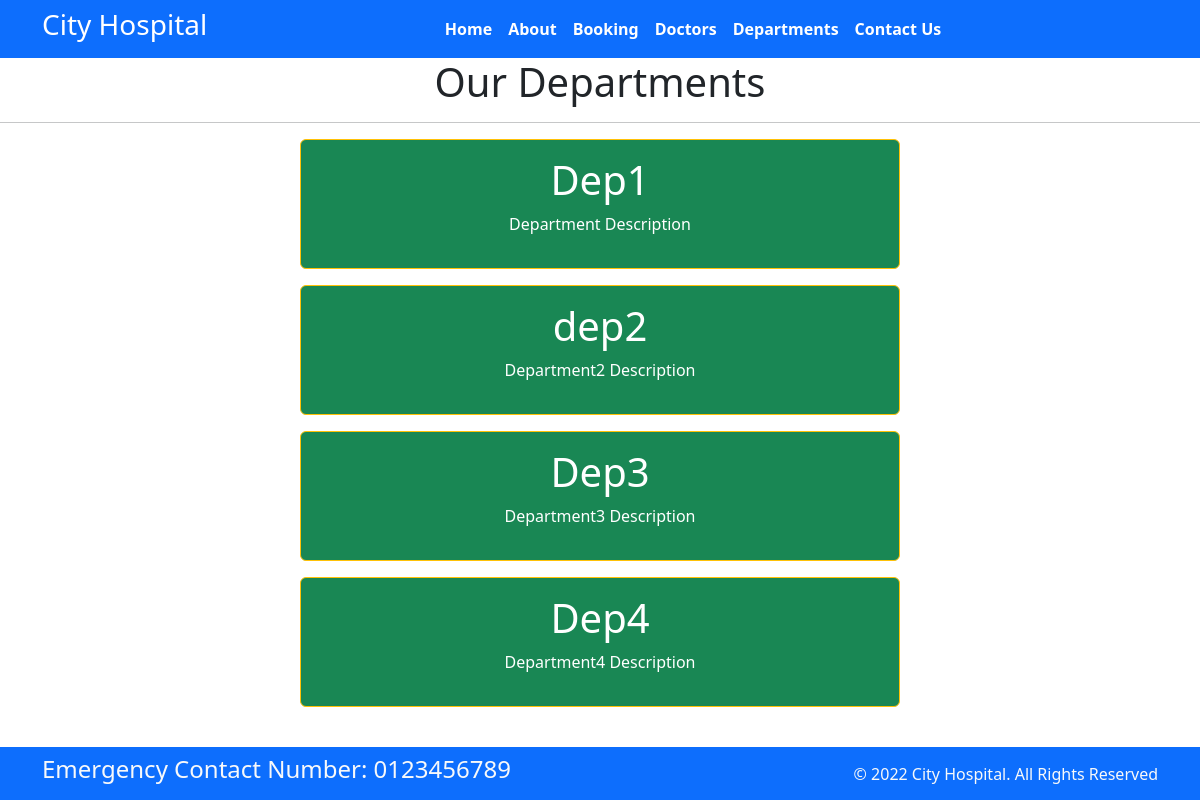
The page /departments on the database its author committed.
### home/models.py (models this page shows, shortened)
class Departments(models.Model):
    dep_name=models.CharField(max_length=100)
    dep_description=models.TextField()

### home/views.py (the view)
# urls.py: path('departments', views.departments,name='departments'),
def departments(request):
    dict_dept={
        'dept': Departments.objects.all()
    }
    return render(request, 'departments.html', dict_dept)

### templates/departments.html (shortened to what this page needs)
{% extends 'base.html' %}
{% block content %}
<h1 class="text-center"> Our Departments </h1>
<hr>
{% for d in dept %}
<div class="mx-auto w-50 bg-success text-center text-white p-3 my-3 border border-warning rounded">
    <h1>{{d.dep_name}}</h1>
    <p>{{d.dep_description}}</p>
</div>
{% endfor %}
{% endblock %}

### rows shown on the page
Departments: dep_name "Dep1", dep_description "Department Description"
Departments: dep_name "dep2", dep_description "Department2 Description"
Departments: dep_name "Dep3", dep_description "Department3 Description"
Departments: dep_name "Dep4", dep_description "Department4 Description"
